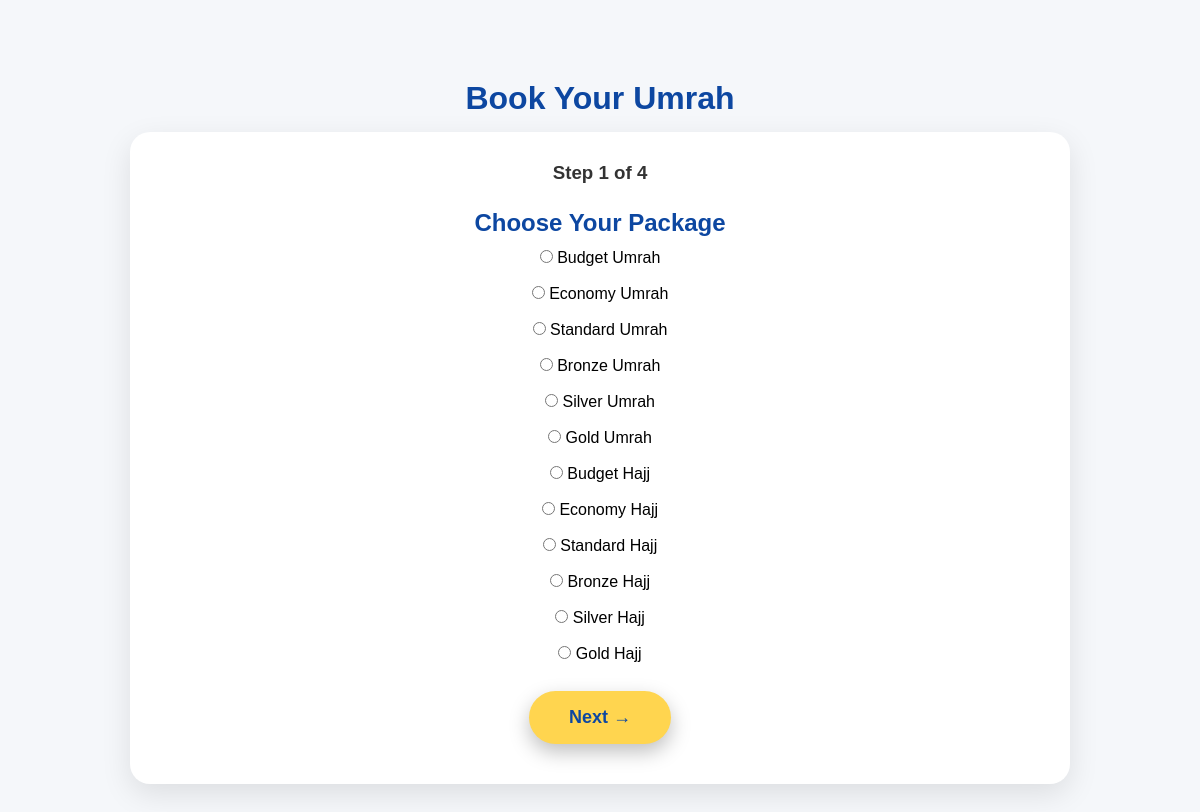
Screenshot of /book with the database file from the repository.
### tables this page shows
CREATE TABLE packages (

    id INTEGER PRIMARY KEY AUTOINCREMENT,

    name TEXT,

    hotel TEXT,

    duration TEXT,

    transport TEXT,

    visa TEXT,

    price TEXT,

    image TEXT
, category TEXT DEFAULT 'Umrah');

### app.py (the view, shortened to what this page needs)
@app.route("/book", methods=["GET", "POST"])
def book():
    selected_package = request.args.get("package")
    category = request.args.get("category")
    print(selected_package)
    connection = get_connection()
    cursor = connection.cursor()
    if category:
        cursor.execute("""
        SELECT * FROM packages
        WHERE category = ?
        """, (category,))
    else:
        cursor.execute("SELECT * FROM packages")
    packages = cursor.fetchall()
    connection.close()
    return render_template(
        "customer/book.html",
        packages=packages,
        selected_package=selected_package
    )

### app.py (called while the page is built)
def get_connection():
    return sqlite3.connect("bookings.db")

### templates/customer/book.html (shortened to what this page needs)
<!DOCTYPE html>
<html>
<head>
    <link
        rel="stylesheet"
        href="{{ url_for('static', filename='css/style.css') }}">
    <link
        rel="stylesheet"
        href="https://cdnjs.cloudflare.com/ajax/libs/font-awesome/6.7.2/css/all.min.css">
</head>
<body>
  <div class = "page">
    <h1>Book Your Umrah</h1>
    <div class = "content-box">
    <h3 id="stepIndicator">Step 1 of 4</h3>
    <form action="/book" method="POST">
    <div id="step1">
        <h2>Choose Your Package</h2>
         {% for package in packages %}
         <input
         type="radio"
         name="package"
         value="{{ package[1] }}"
         required>
         {{ package[1] }}
            <br><br>
          {% endfor %}
        <button type="button" onclick="nextStep()">
            Next →
        </button>
    </div>
    </form>
</body>
</html>

### static/css/style.css (style rules this page uses)
* { margin:0; padding:0; box-sizing:border-box; }
html { scroll-behavior:smooth; }
body { font-family:Arial,sans-serif; background:#f5f7fa; }
button { padding:16px 40px; margin:10px; border:none; border-radius:50px; background:#FFD54F; color:#0D47A1; font-size:18px; font-weight:bold; cursor:pointer; transition:.3s; box-shadow:0 8px 20px rgba(0,0,0,.25); }
.page { max-width:1000px; margin:50px auto; padding:30px; }
.page h1 { text-align:center; color:#0D47A1; margin-bottom:15px; }
.content-box { text-align:center; background:white; padding:30px; border-radius:20px; box-shadow:0 10px 30px rgba(0,0,0,.10); margin-bottom:30px }
.content-box h2 { color:#0D47A1; margin-top:25px; margin-bottom:12px; }
.content-box h3 { color:#333; margin-bottom:10px; }

### rows the page displays
packages: name "Budget Umrah"
packages: name "Economy Umrah"
packages: name "Standard Umrah"
packages: name "Bronze Umrah"
packages: name "Silver Umrah"
packages: name "Gold Umrah"
packages: name "Budget Hajj"
packages: name "Economy Hajj"
packages: name "Standard Hajj"
packages: name "Bronze Hajj"
packages: name "Silver Hajj"
packages: name "Gold Hajj"
